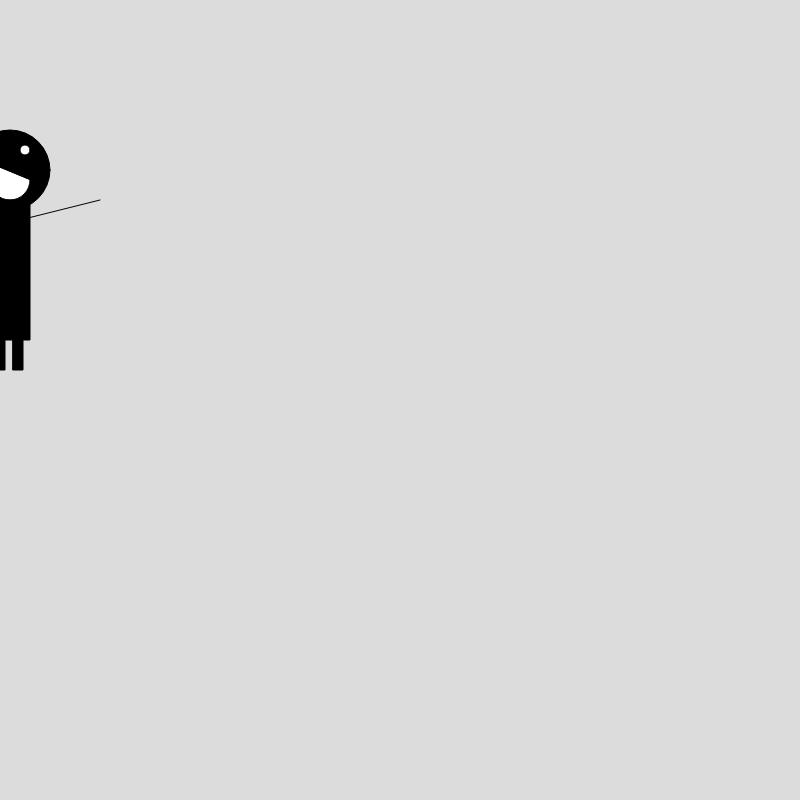
Frame 1 (no input)
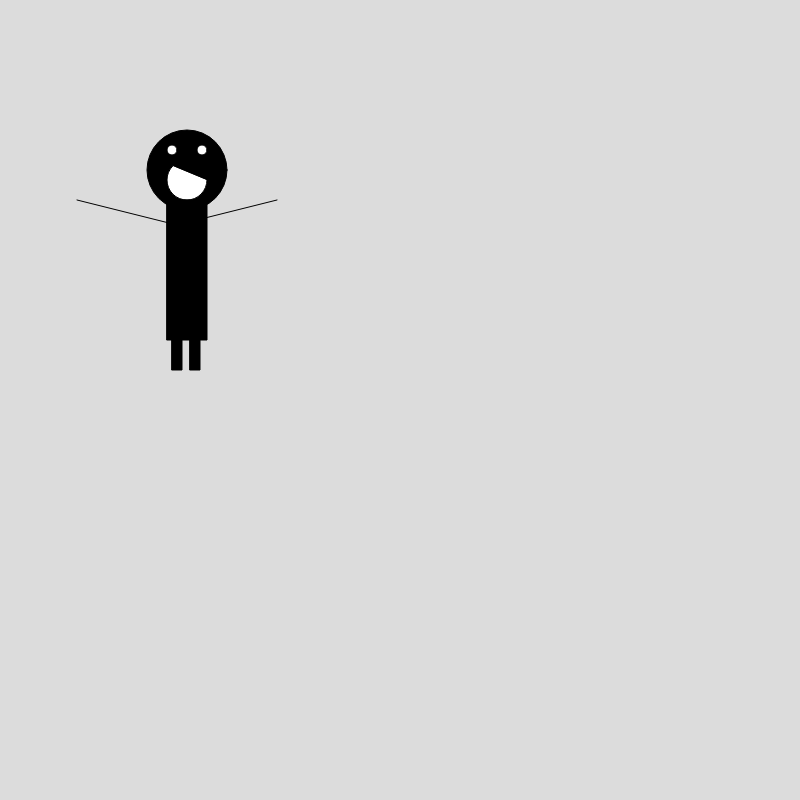
Frame 60 (no input)
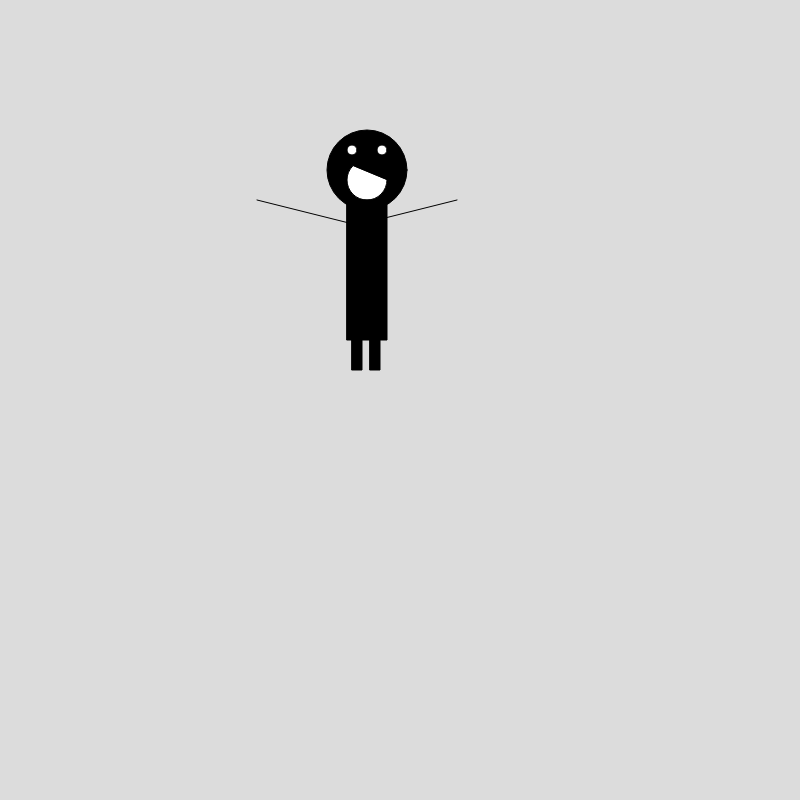
Frame 120 (the mouse pressed at the canvas centre since frame 60)

The p5.js sketch that drew these frames (run headless with seeded random() and noise() and a simulated clock; from frame 60 on, the mouse is pressed at the canvas centre):

// p5.js sketch
// ── sketch.js
let x = -400;
// Reed Cavi's Rain Man

function setup() {
  createCanvas(800, 800);
}

function draw() {
  push();
  translate(x,0);
  avatar();
  pop();
  x=x+3;
  if (x > width) {
    x = -400;
  }
}

function avatar() {
  background(220);

   // rain man body head when not pressed
  fill('black')
  ellipse(410, 170, 80, 80);

  fill('white');
  arc(410, 180, 40, 40, 0, PI + QUARTER_PI, CHORD);



  // rain man body
  fill('black');
  rect(390, 200, 40, 140);
  rect(395, 230, 10, 140);
  rect(413, 230, 10, 140);

  // rain man arms
  fill('black');
  line(500, 200, 400, 225);
  fill('black');
  line(300, 200, 400, 225);

  fill('white')
  ellipse(395, 150, 10, 10);

  fill('white')
  ellipse(425, 150, 10, 10);



}
